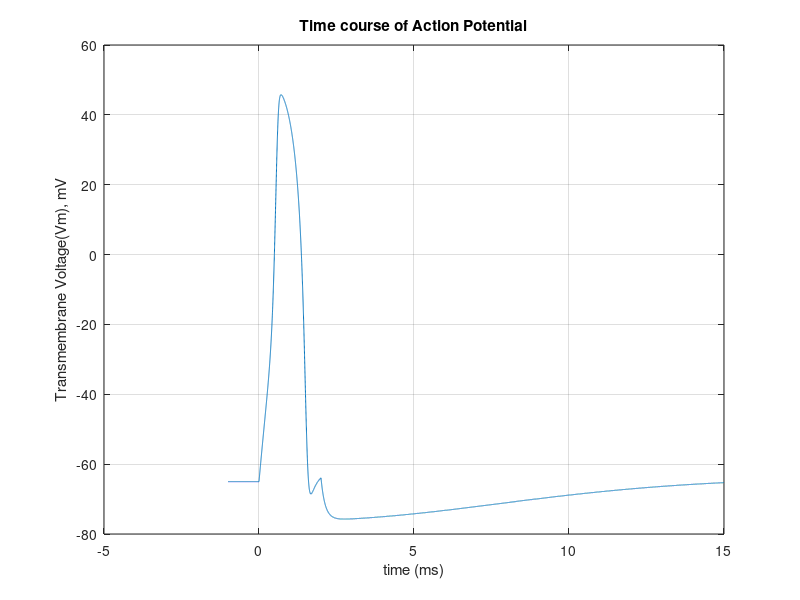

Source code (MATLAB): (Note: this script raises an error after producing the figure.)
function HH_Piccolo()

close all
clear all

% Define constants here
Vrest = -65.0 ; % resting potential, mV

V_Na = 50.0 ; % sodium Nernst potential, mV 
gNa_max = 120  ; % sodium max conductance, mS/cm2

V_K = -77.0; %potassium Nernst potential, mV
gK_max = 36; %potassium conductance, mS/cm2

V_L = -54.4; %leak Nernst potential
gL_max = 0.3; % leakage conductance, mS/cm2
Cm = 1; %membrane capacitance 1uF/cm2

% time stepping and stimulus related constants
deltaT = 0.001 ; % time step, millisec
tStart = -1.000 ; % start time, millisec
tEnd = 15.000 ; % end time, millisec
nStep = ceil((tEnd-tStart)/deltaT); % number of time steps
outputInterval = 20 ; % number of time steps between screen output
StimDur=2; % duration of the stimulus, millisec
IStim=100; % [uA/cm^2]

%%%%%%%%%%%%%%%%%%%%%%%%%%%%%%%%%
% Set initial value of state variables
Vm = Vrest ; % membrane potential, mV
m = 0.05293 ; % initial value of m gate
h = 0.59612; %initial value for h gate
n = 0.31768; %initial value of n gate

%%%%%%%%%%%%%%%%%%%%%%%%%%%%%%%%%
% Storage for variables to plot
plot_Vm = zeros(nStep,1) ;
plot_m = zeros(nStep, 1);
plot_h = zeros(nStep, 1);
plot_n = zeros(nStep, 1);
%%%%%%%%%%%%%%%%%%%%%%%%%%%%%%%%%
% Print a heading for the screen output
disp('Hodgkin-Huxley model');
fprintf('\t Time \t Vm \t n \t\t m \t\t h\n');
%%%%%%%%%%%%%%%%%%%%%%%%%%%%%%%%%
% Start the simulation
tNow = tStart ;
for iStep = 1:nStep
% Compute ion currents & stimulus current
JNa = gNa_max*m*m*m*h*(Vm-V_Na) ;
JK = gK_max*n*n*n*n*(Vm - V_K);
JL = gL_max*(Vm-V_L);

if( 0<=tNow && tNow<StimDur ) % apply stimulus current at t=0
Jm = IStim ;
else
Jm = 0 ;
end

% Compute gates' opening and closing rates
alpha_m = 0.1.*(Vm+40)/(1-exp(-(Vm+40)/10));
beta_m = 0.108*exp(-Vm/18);
m = m + deltaT*(alpha_m*(1-m)-beta_m*m);

alpha_n = (0.01*(55+Vm))/(-exp(-(55+Vm)/10)+1);
beta_n = 0.055*exp(-Vm/80);
n = n + deltaT*(alpha_n*(1-n) - beta_n*n);

alpha_h = 0.0027*exp(-Vm/20);
beta_h = 1/(exp(-(35+Vm)/10)+1);
h = h + deltaT*(alpha_h*(1-h) - beta_h*n);

% Compute change in state variables
deltaVm = -deltaT * (JNa + JK + JL - Jm)/Cm ;

% Record/display state variables & other values
plot_Vm(iStep) = Vm ;
plot_m(iStep) = m;
plot_n(iStep) = n;
plot_h(iStep) = h;
plot_JNa(iStep)= JNa;
plot_JK(iStep)=JK;
plot_time(iStep) = tNow;
if mod(iStep,outputInterval) == 0
fprintf('%8.2f %7.3f %7.5f %7.5f %7.5f\n', tNow, Vm, n, m, h) ;
end % if mod(tNow)

% Update state variables
Vm = Vm + deltaVm ; % new Vm = current Vm + change in Vm
tNow = tStart + iStep*deltaT ; % increment the time
end % for iStep

%DataNa(:,1) = plot_time;
%DataNa(:,2) = plot_Vm;
% Plot the gates, probabilities, currents, Vm, etc

plot(plot_time, plot_Vm); grid on ;
xlabel('time (ms)')
ylabel('Transmembrane Voltage(Vm), mV')
title('Time course of Action Potential')
opengl software;

figure();
plot(plot_time,gK_max*(plot_n).^4)
hold on;
plot(plot_time,gNa_max.*plot_h.*(plot_m).^3)
grid on;
title('Na and K conductances vrs time')
xlabel('time (ms)')
ylabel('Conductance (mS/cm^2)')
legend({'g_K','g_{Na}'},'Location', 'northeast')

figure();
plot(plot_time, plot_m); grid on ;
hold on
plot(plot_time, plot_h);
hold on
plot(plot_time, plot_n);
legend('m', 'h', 'n')
xlabel('time (ms)')
ylabel('gating activation/ inactivation probability')
title('gating probabilities (m, h, n) vrs time')

end


